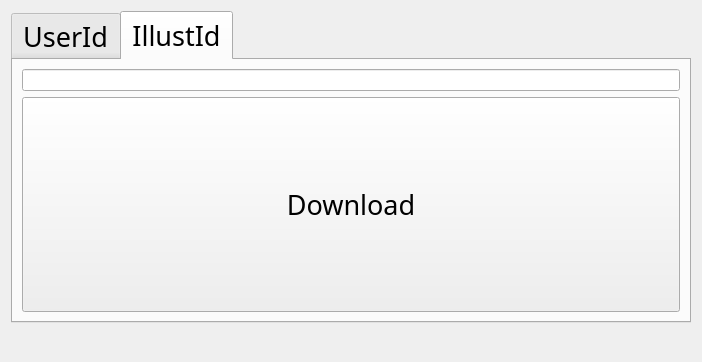
<?xml version="1.0" encoding="UTF-8"?>
<ui version="4.0">
 <class>pixivDownloader</class>
 <widget class="QWidget" name="pixivDownloader">
  <property name="geometry">
   <rect>
    <x>0</x>
    <y>0</y>
    <width>702</width>
    <height>362</height>
   </rect>
  </property>
  <property name="windowTitle">
   <string>pixivDownloader</string>
  </property>
  <property name="styleSheet">
   <string notr="true">QLabel{
	color:#ff0000
}</string>
  </property>
  <layout class="QVBoxLayout" name="verticalLayout">
   <item>
    <widget class="QTabWidget" name="tabWidget">
     <property name="sizePolicy">
      <sizepolicy hsizetype="Expanding" vsizetype="Expanding">
       <horstretch>0</horstretch>
       <verstretch>0</verstretch>
      </sizepolicy>
     </property>
     <property name="font">
      <font>
       <family>Britannic Bold</family>
       <pointsize>20</pointsize>
      </font>
     </property>
     <property name="currentIndex">
      <number>1</number>
     </property>
     <widget class="QWidget" name="tab_9">
      <attribute name="title">
       <string>UserId</string>
      </attribute>
      <layout class="QVBoxLayout" name="verticalLayout_8">
       <item>
        <widget class="QLineEdit" name="edit_userid">
         <property name="sizePolicy">
          <sizepolicy hsizetype="Expanding" vsizetype="Fixed">
           <horstretch>0</horstretch>
           <verstretch>0</verstretch>
          </sizepolicy>
         </property>
        </widget>
       </item>
       <item>
        <widget class="QPushButton" name="btn_download_user">
         <property name="sizePolicy">
          <sizepolicy hsizetype="Minimum" vsizetype="Expanding">
           <horstretch>0</horstretch>
           <verstretch>0</verstretch>
          </sizepolicy>
         </property>
         <property name="font">
          <font>
           <family>Arial Black</family>
           <pointsize>20</pointsize>
          </font>
         </property>
         <property name="text">
          <string>Download</string>
         </property>
        </widget>
       </item>
      </layout>
     </widget>
     <widget class="QWidget" name="tab_10">
      <attribute name="title">
       <string>IllustId</string>
      </attribute>
      <layout class="QVBoxLayout" name="verticalLayout_10">
       <item>
        <widget class="QLineEdit" name="edit_illustid"/>
       </item>
       <item>
        <widget class="QPushButton" name="btn_download_pic">
         <property name="sizePolicy">
          <sizepolicy hsizetype="Expanding" vsizetype="Expanding">
           <horstretch>0</horstretch>
           <verstretch>0</verstretch>
          </sizepolicy>
         </property>
         <property name="font">
          <font>
           <family>Arial Black</family>
           <pointsize>20</pointsize>
          </font>
         </property>
         <property name="text">
          <string>Download</string>
         </property>
        </widget>
       </item>
      </layout>
     </widget>
    </widget>
   </item>
   <item>
    <widget class="QLabel" name="lbl_status">
     <property name="sizePolicy">
      <sizepolicy hsizetype="Expanding" vsizetype="Fixed">
       <horstretch>0</horstretch>
       <verstretch>0</verstretch>
      </sizepolicy>
     </property>
     <property name="font">
      <font>
       <family>Arial Rounded MT Bold</family>
       <pointsize>12</pointsize>
      </font>
     </property>
     <property name="text">
      <string/>
     </property>
     <property name="alignment">
      <set>Qt::AlignCenter</set>
     </property>
    </widget>
   </item>
  </layout>
 </widget>
 <resources/>
 <connections/>
</ui>
